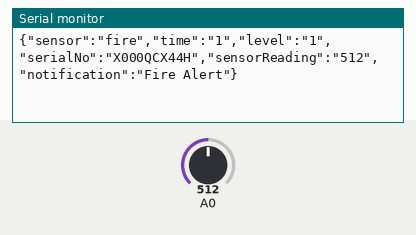
This sketch was run on a simulated Arduino Uno, built with avr-gcc and run on an emulated ATmega328P. Shown: the last lines printed to the serial monitor. The inputs (shaded band) are chosen by the test bench; at power-on: A0 = 512.

Above: at 1.8 s.
1.9 s: A0 set to 306
At 3.0 s:
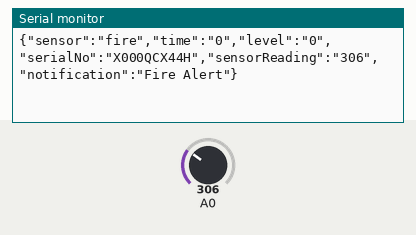
3.4 s: A0 set to 122
At 5.1 s:
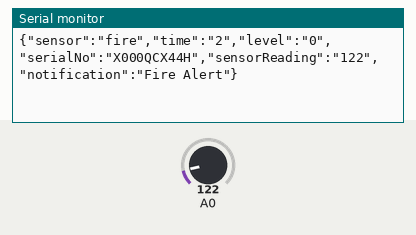
Timing chart, 0 to 6.6 s (numbered marks = the images above; inputs shaded):
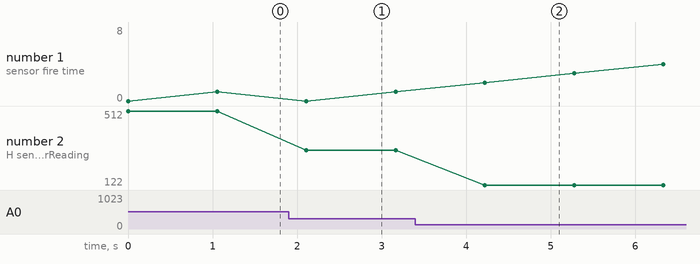

Measured:
- after the input at 1.9 s, the serial monitor: prints a new line after 0.21 s (image 1)
- after the input at 3.4 s, the serial monitor: prints a new line after 0.82 s (image 2)
- plotted number 2: 512 → 306 after the input at 1.9 s, 306 → 122 after the input at 3.4 s

The sketch:

FlameDetection.ino
```cpp
// Lowest and highest sensor readings:
const int sensorMin = 0;     // Sensor minimum
const int sensorMax = 1024;  // Sensor maximum
const String serialNo = "X000QCX44H";
const String sensorType = "fire";


int duration = 0;
int old_range = 2;

void setup() {
  // Initialize serial communication @ 9600 baud:
  Serial.begin(9600);
}
void loop() {
  // read the sensor on analog A0:
  int sensorReading = analogRead(A0);
  // map the sensor range (four options):
  // ex: 'long int map(long int, long int, long int, long int, long int)'
  int range = map(sensorReading, sensorMin, sensorMax, 0, 3);

   if (range == old_range) {
      duration = duration + 1;
   } else {
      duration = 0;
   }

   String notification;
   boolean to_send = false;

   if (range < 2) {
      notification = "Fire Alert";
      to_send = true;
   } else if (old_range < 2 && range == 2) {
      notification = "Good news: Fire Has Died Down";
      to_send = false;
   }
   old_range = range;

   String json = "{\"sensor\":\"" + sensorType + "\",\"time\":\"" + String(duration) + "\",\"level\":\"" + String(range) + "\",\"serialNo\":\"" + serialNo + "\",\"sensorReading\":\"" + sensorReading + "\",\"notification\":\"" + notification + "\"}";

    // post to serial port if not posted in last 30 minutes
   if (to_send) {
     Serial.println(json);
     delay(1000);
   }
  delay(1);  // delay between reads
}
```
